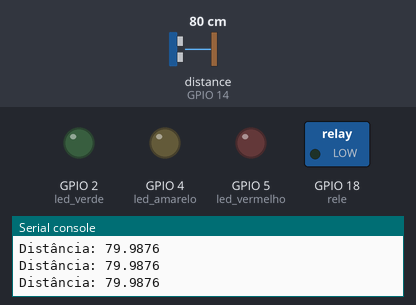
Bench run of a program on a simulated ESP32 board running MicroPython. On the bench: switched loads named in the program (green lamp = pin HIGH), output pins drawn as LEDs (lit = HIGH), the last lines printed to the serial console. Wiring (from the project's diagram.json): green LED on GPIO 2, yellow LED on GPIO 4, red LED on GPIO 5, relay on GPIO 18. The inputs (shaded band) are chosen by the test bench; at power-on: distance to the obstacle (sensor on GPIO 14) 80 cm. The echo pulse lasts 58.3 µs per cm; pins used as bus, display or sensor lines are not drawn.

Above: at 1.2 s.
1.3 s: distance to the obstacle (sensor on GPIO 14) set to 73 cm
2.8 s: distance to the obstacle (sensor on GPIO 14) set to 68 cm
At 3.7 s:
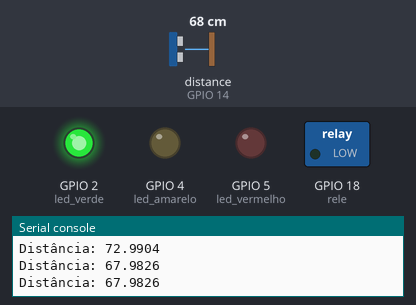
4.5 s: distance to the obstacle (sensor on GPIO 14) set to 45 cm
6.0 s: distance to the obstacle (sensor on GPIO 14) set to 37 cm
At 6.8 s:
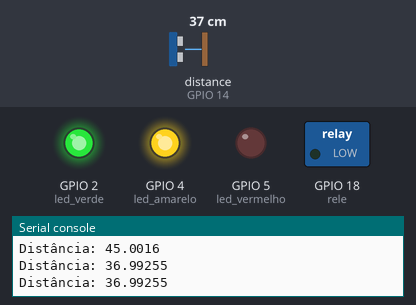
7.5 s: distance to the obstacle (sensor on GPIO 14) set to 23 cm
9.0 s: distance to the obstacle (sensor on GPIO 14) set to 18 cm
At 9.6 s:
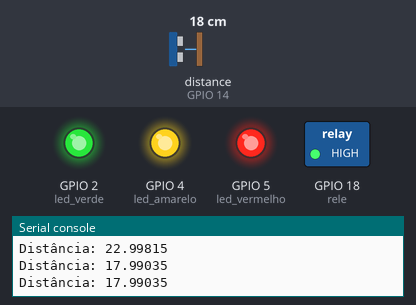
Timing chart, 0 to 11.5 s (numbered marks = the images above; inputs shaded):
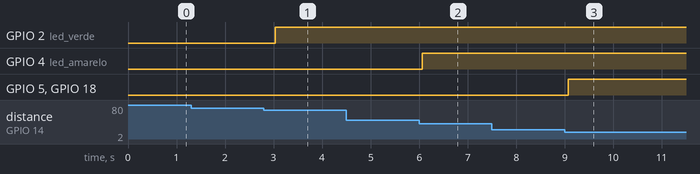

Measured:
- the behaviour switches between 71 and 70 cm on distance to the obstacle (sensor on GPIO 14) (found by bisection; images 0 and 1)
- the behaviour switches between 41 and 40 cm on distance to the obstacle (sensor on GPIO 14) (found by bisection; images 1 and 2)
- the behaviour switches between 21 and 20 cm on distance to the obstacle (sensor on GPIO 14) (found by bisection; images 2 and 3)
- after the input at 2.8 s, GPIO 2 (led_verde): LOW → HIGH after 0.24 s
- after the input at 6.0 s, GPIO 4 (led_amarelo): LOW → HIGH after 0.06 s
- after the input at 9.0 s, GPIO 5 (led_vermelho), GPIO 18 (rele): LOW → HIGH after 0.08 s

The program:

main.py
```python
from machine import Pin, time_pulse_us
import time

# 1. Declara as variáveis de todos os componentes
# LEDs
led_verde = Pin(2, Pin.OUT)
led_amarelo = Pin(4, Pin.OUT)
led_vermelho = Pin(5, Pin.OUT)

# Relé
rele = Pin(18, Pin.OUT)

# Sensor
trigger = Pin(12, Pin.OUT)
echo = Pin(14, Pin.IN)

# 2. Define a função de distância
def medir_distancia():
    trigger.off()
    time.sleep_us(2)
    trigger.on()
    time.sleep_us(10)
    trigger.off()

    # 30000 significa 30ms para receber a ligação ou desliga
    duracao = time_pulse_us(echo, 1, 30000)

    if duracao <= 0:
        return 100

    distancia = (duracao * 0.0343) / 2
    return distancia

while True:
    distancia = medir_distancia()
    print("Distância:", distancia)

    # 3. Desliga todos os componentes para só ligar mediante a condição
    led_verde.off()
    led_amarelo.off()
    led_vermelho.off()
    rele.off()

    # 4. Cada condição atendida, acende uma cor de led
    if distancia < 70:
        led_verde.on()

    if distancia < 40:
        led_amarelo.on()

    if distancia < 20:
        led_vermelho.on()
        rele.on() # rele só aciona na menor distância 20cm

    time.sleep(0.5)
```
